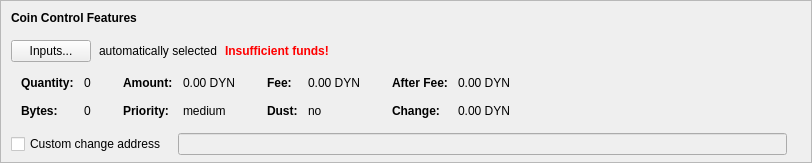
    <widget class="QFrame" name="frameCoinControl">
     <property name="sizePolicy">
      <sizepolicy hsizetype="Expanding" vsizetype="Expanding">
       <horstretch>0</horstretch>
       <verstretch>0</verstretch>
      </sizepolicy>
     </property>
     <property name="maximumSize">
      <size>
       <width>16777215</width>
       <height>16777215</height>
      </size>
     </property>
     <property name="frameShape">
      <enum>QFrame::StyledPanel</enum>
     </property>
     <property name="frameShadow">
      <enum>QFrame::Sunken</enum>
     </property>
     <layout class="QVBoxLayout" name="verticalLayoutCoinControl2">
      <property name="spacing">
       <number>0</number>
      </property>
      <property name="leftMargin">
       <number>0</number>
      </property>
      <property name="topMargin">
       <number>0</number>
      </property>
      <property name="rightMargin">
       <number>0</number>
      </property>
      <property name="bottomMargin">
       <number>6</number>
      </property>
      <item>
       <layout class="QVBoxLayout" name="verticalLayoutCoinControl" stretch="0,0,0,0,1">
        <property name="spacing">
         <number>0</number>
        </property>
        <property name="leftMargin">
         <number>10</number>
        </property>
        <property name="topMargin">
         <number>10</number>
        </property>
        <item>
         <layout class="QHBoxLayout" name="horizontalLayoutCoinControl1">
          <property name="bottomMargin">
           <number>15</number>
          </property>
          <item>
           <widget class="QLabel" name="labelCoinControlFeatures">
            <property name="sizePolicy">
             <sizepolicy hsizetype="Preferred" vsizetype="Maximum">
              <horstretch>0</horstretch>
              <verstretch>0</verstretch>
             </sizepolicy>
            </property>
            <property name="font">
             <font>
              <weight>75</weight>
              <bold>true</bold>
             </font>
            </property>
            <property name="styleSheet">
             <string notr="true">font-weight:bold;</string>
            </property>
            <property name="text">
             <string>Coin Control Features</string>
            </property>
           </widget>
          </item>
         </layout>
        </item>
        <item>
         <layout class="QHBoxLayout" name="horizontalLayoutCoinControl2" stretch="0,0,0,0">
          <property name="spacing">
           <number>8</number>
          </property>
          <property name="bottomMargin">
           <number>10</number>
          </property>
          <item>
           <widget class="QPushButton" name="pushButtonCoinControl">
            <property name="styleSheet">
             <string notr="true"/>
            </property>
            <property name="text">
             <string>Inputs...</string>
            </property>
            <property name="autoDefault">
             <bool>false</bool>
            </property>
           </widget>
          </item>
          <item>
           <widget class="QLabel" name="labelCoinControlAutomaticallySelected">
            <property name="text">
             <string>automatically selected</string>
            </property>
            <property name="margin">
             <number>5</number>
            </property>
           </widget>
          </item>
          <item>
           <widget class="QLabel" name="labelCoinControlInsuffFunds">
            <property name="font">
             <font>
              <weight>75</weight>
              <bold>true</bold>
             </font>
            </property>
            <property name="styleSheet">
             <string notr="true">color:red;font-weight:bold;</string>
            </property>
            <property name="text">
             <string>Insufficient funds!</string>
            </property>
            <property name="margin">
             <number>5</number>
            </property>
           </widget>
          </item>
          <item>
           <spacer name="horizontalSpacerCoinControl">
            <property name="orientation">
             <enum>Qt::Horizontal</enum>
            </property>
            <property name="sizeHint" stdset="0">
             <size>
              <width>40</width>
              <height>1</height>
             </size>
            </property>
           </spacer>
          </item>
         </layout>
        </item>
        <item>
         <widget class="QWidget" name="widgetCoinControl" native="true">
          <property name="sizePolicy">
           <sizepolicy hsizetype="Preferred" vsizetype="Preferred">
            <horstretch>0</horstretch>
            <verstretch>0</verstretch>
           </sizepolicy>
          </property>
          <property name="minimumSize">
           <size>
            <width>0</width>
            <height>0</height>
           </size>
          </property>
          <property name="styleSheet">
           <string notr="true"/>
          </property>
          <layout class="QHBoxLayout" name="horizontalLayoutCoinControl5">
           <property name="leftMargin">
            <number>0</number>
           </property>
           <property name="topMargin">
            <number>0</number>
           </property>
           <property name="rightMargin">
            <number>0</number>
           </property>
           <property name="bottomMargin">
            <number>0</number>
           </property>
           <item>
            <layout class="QHBoxLayout" name="horizontalLayoutCoinControl3" stretch="0,0,0,1">
             <property name="spacing">
              <number>20</number>
             </property>
             <property name="topMargin">
              <number>0</number>
             </property>
             <property name="bottomMargin">
              <number>10</number>
             </property>
             <item>
              <layout class="QFormLayout" name="formLayoutCoinControl1">
               <property name="horizontalSpacing">
                <number>10</number>
               </property>
               <property name="verticalSpacing">
                <number>14</number>
               </property>
               <property name="leftMargin">
                <number>10</number>
               </property>
               <property name="topMargin">
                <number>4</number>
               </property>
               <property name="rightMargin">
                <number>6</number>
               </property>
               <item row="0" column="0">
                <widget class="QLabel" name="labelCoinControlQuantityText">
                 <property name="font">
                  <font>
                   <weight>75</weight>
                   <bold>true</bold>
                  </font>
                 </property>
                 <property name="text">
                  <string>Quantity:</string>
                 </property>
                 <property name="margin">
                  <number>0</number>
                 </property>
                </widget>
               </item>
               <item row="0" column="1">
                <widget class="QLabel" name="labelCoinControlQuantity">
                 <property name="cursor">
                  <cursorShape>IBeamCursor</cursorShape>
                 </property>
                 <property name="contextMenuPolicy">
                  <enum>Qt::ActionsContextMenu</enum>
                 </property>
                 <property name="text">
                  <string notr="true">0</string>
                 </property>
                 <property name="margin">
                  <number>0</number>
                 </property>
                 <property name="textInteractionFlags">
                  <set>Qt::LinksAccessibleByMouse|Qt::TextSelectableByKeyboard|Qt::TextSelectableByMouse</set>
                 </property>
                </widget>
               </item>
               <item row="1" column="0">
                <widget class="QLabel" name="labelCoinControlBytesText">
                 <property name="font">
                  <font>
                   <weight>75</weight>
                   <bold>true</bold>
                  </font>
                 </property>
                 <property name="text">
                  <string>Bytes:</string>
                 </property>
                </widget>
               </item>
               <item row="1" column="1">
                <widget class="QLabel" name="labelCoinControlBytes">
                 <property name="cursor">
                  <cursorShape>IBeamCursor</cursorShape>
                 </property>
                 <property name="contextMenuPolicy">
                  <enum>Qt::ActionsContextMenu</enum>
                 </property>
                 <property name="text">
                  <string notr="true">0</string>
                 </property>
                 <property name="textInteractionFlags">
                  <set>Qt::LinksAccessibleByMouse|Qt::TextSelectableByKeyboard|Qt::TextSelectableByMouse</set>
                 </property>
                </widget>
               </item>
              </layout>
             </item>
             <item>
              <layout class="QFormLayout" name="formLayoutCoinControl2">
               <property name="horizontalSpacing">
                <number>10</number>
               </property>
               <property name="verticalSpacing">
                <number>14</number>
               </property>
               <property name="leftMargin">
                <number>6</number>
               </property>
               <property name="topMargin">
                <number>4</number>
               </property>
               <property name="rightMargin">
                <number>6</number>
               </property>
               <item row="0" column="0">
                <widget class="QLabel" name="labelCoinControlAmountText">
                 <property name="font">
                  <font>
                   <weight>75</weight>
                   <bold>true</bold>
                  </font>
                 </property>
                 <property name="text">
                  <string>Amount:</string>
                 </property>
                 <property name="margin">
                  <number>0</number>
                 </property>
                </widget>
               </item>
               <item row="0" column="1">
                <widget class="QLabel" name="labelCoinControlAmount">
                 <property name="cursor">
                  <cursorShape>IBeamCursor</cursorShape>
                 </property>
                 <property name="contextMenuPolicy">
                  <enum>Qt::ActionsContextMenu</enum>
                 </property>
                 <property name="text">
                  <string notr="true">0.00 DYN</string>
                 </property>
                 <property name="textInteractionFlags">
                  <set>Qt::LinksAccessibleByMouse|Qt::TextSelectableByKeyboard|Qt::TextSelectableByMouse</set>
                 </property>
                </widget>
               </item>
               <item row="1" column="0">
                <widget class="QLabel" name="labelCoinControlPriorityText">
                 <property name="font">
                  <font>
                   <weight>75</weight>
                   <bold>true</bold>
                  </font>
                 </property>
                 <property name="text">
                  <string>Priority:</string>
                 </property>
                </widget>
               </item>
               <item row="1" column="1">
                <widget class="QLabel" name="labelCoinControlPriority">
                 <property name="cursor">
                  <cursorShape>IBeamCursor</cursorShape>
                 </property>
                 <property name="contextMenuPolicy">
                  <enum>Qt::ActionsContextMenu</enum>
                 </property>
                 <property name="text">
                  <string>medium</string>
                 </property>
                 <property name="textInteractionFlags">
                  <set>Qt::LinksAccessibleByMouse|Qt::TextSelectableByKeyboard|Qt::TextSelectableByMouse</set>
                 </property>
                </widget>
               </item>
              </layout>
             </item>
             <item>
              <layout class="QFormLayout" name="formLayoutCoinControl3">
               <property name="horizontalSpacing">
                <number>10</number>
               </property>
               <property name="verticalSpacing">
                <number>14</number>
               </property>
               <property name="leftMargin">
                <number>6</number>
               </property>
               <property name="topMargin">
                <number>4</number>
               </property>
               <property name="rightMargin">
                <number>6</number>
               </property>
               <item row="0" column="0">
                <widget class="QLabel" name="labelCoinControlFeeText">
                 <property name="font">
                  <font>
                   <weight>75</weight>
                   <bold>true</bold>
                  </font>
                 </property>
                 <property name="text">
                  <string>Fee:</string>
                 </property>
                 <property name="margin">
                  <number>0</number>
                 </property>
                </widget>
               </item>
               <item row="0" column="1">
                <widget class="QLabel" name="labelCoinControlFee">
                 <property name="cursor">
                  <cursorShape>IBeamCursor</cursorShape>
                 </property>
                 <property name="contextMenuPolicy">
                  <enum>Qt::ActionsContextMenu</enum>
                 </property>
                 <property name="text">
                  <string notr="true">0.00 DYN</string>
                 </property>
                 <property name="textInteractionFlags">
                  <set>Qt::LinksAccessibleByMouse|Qt::TextSelectableByKeyboard|Qt::TextSelectableByMouse</set>
                 </property>
                </widget>
               </item>
               <item row="1" column="0">
                <widget class="QLabel" name="labelCoinControlLowOutputText">
                 <property name="font">
                  <font>
                   <weight>75</weight>
                   <bold>true</bold>
                  </font>
                 </property>
                 <property name="text">
                  <string>Dust:</string>
                 </property>
                </widget>
               </item>
               <item row="1" column="1">
                <widget class="QLabel" name="labelCoinControlLowOutput">
                 <property name="cursor">
                  <cursorShape>IBeamCursor</cursorShape>
                 </property>
                 <property name="contextMenuPolicy">
                  <enum>Qt::ActionsContextMenu</enum>
                 </property>
                 <property name="text">
                  <string>no</string>
                 </property>
                 <property name="textInteractionFlags">
                  <set>Qt::LinksAccessibleByMouse|Qt::TextSelectableByKeyboard|Qt::TextSelectableByMouse</set>
                 </property>
                </widget>
               </item>
              </layout>
             </item>
             <item>
              <layout class="QFormLayout" name="formLayoutCoinControl4">
               <property name="horizontalSpacing">
                <number>10</number>
               </property>
               <property name="verticalSpacing">
                <number>14</number>
               </property>
               <property name="leftMargin">
                <number>6</number>
               </property>
               <property name="topMargin">
                <number>4</number>
               </property>
               <property name="rightMargin">
                <number>6</number>
               </property>
               <item row="0" column="0">
                <widget class="QLabel" name="labelCoinControlAfterFeeText">
                 <property name="font">
                  <font>
                   <weight>75</weight>
                   <bold>true</bold>
                  </font>
                 </property>
                 <property name="text">
                  <string>After Fee:</string>
                 </property>
                 <property name="margin">
                  <number>0</number>
                 </property>
                </widget>
               </item>
               <item row="0" column="1">
                <widget class="QLabel" name="labelCoinControlAfterFee">
                 <property name="cursor">
                  <cursorShape>IBeamCursor</cursorShape>
                 </property>
                 <property name="contextMenuPolicy">
                  <enum>Qt::ActionsContextMenu</enum>
                 </property>
                 <property name="text">
                  <string notr="true">0.00 DYN</string>
                 </property>
                 <property name="textInteractionFlags">
                  <set>Qt::LinksAccessibleByMouse|Qt::TextSelectableByKeyboard|Qt::TextSelectableByMouse</set>
                 </property>
                </widget>
               </item>
               <item row="1" column="0">
                <widget class="QLabel" name="labelCoinControlChangeText">
                 <property name="font">
                  <font>
                   <weight>75</weight>
                   <bold>true</bold>
                  </font>
                 </property>
                 <property name="text">
                  <string>Change:</string>
                 </property>
                </widget>
               </item>
               <item row="1" column="1">
                <widget class="QLabel" name="labelCoinControlChange">
                 <property name="cursor">
                  <cursorShape>IBeamCursor</cursorShape>
                 </property>
                 <property name="contextMenuPolicy">
                  <enum>Qt::ActionsContextMenu</enum>
                 </property>
                 <property name="text">
                  <string notr="true">0.00 DYN</string>
                 </property>
                 <property name="textInteractionFlags">
                  <set>Qt::LinksAccessibleByMouse|Qt::TextSelectableByKeyboard|Qt::TextSelectableByMouse</set>
                 </property>
                </widget>
               </item>
              </layout>
             </item>
            </layout>
           </item>
          </layout>
         </widget>
        </item>
        <item>
         <layout class="QHBoxLayout" name="horizontalLayoutCoinControl4" stretch="0,0,0">
          <property name="spacing">
           <number>12</number>
          </property>
          <property name="sizeConstraint">
           <enum>QLayout::SetDefaultConstraint</enum>
          </property>
          <property name="topMargin">
           <number>5</number>
          </property>
          <property name="rightMargin">
           <number>5</number>
          </property>
          <item>
           <widget class="QCheckBox" name="checkBoxCoinControlChange">
            <property name="palette">
             <palette>
              <active>
               <colorrole role="WindowText">
                <brush brushstyle="SolidPattern">
                 <color alpha="255">
                  <red>0</red>
                  <green>0</green>
                  <blue>0</blue>
                 </color>
                </brush>
               </colorrole>
               <colorrole role="Button">
                <brush brushstyle="SolidPattern">
                 <color alpha="255">
                  <red>255</red>
                  <green>255</green>
                  <blue>255</blue>
                 </color>
                </brush>
               </colorrole>
               <colorrole role="Light">
                <brush brushstyle="SolidPattern">
                 <color alpha="255">
                  <red>255</red>
                  <green>255</green>
                  <blue>255</blue>
                 </color>
                </brush>
               </colorrole>
               <colorrole role="Midlight">
                <brush brushstyle="SolidPattern">
                 <color alpha="255">
                  <red>255</red>
                  <green>255</green>
                  <blue>255</blue>
                 </color>
                </brush>
               </colorrole>
               <colorrole role="Dark">
                <brush brushstyle="SolidPattern">
                 <color alpha="255">
                  <red>127</red>
                  <green>127</green>
                  <blue>127</blue>
                 </color>
                </brush>
               </colorrole>
               <colorrole role="Mid">
                <brush brushstyle="SolidPattern">
                 <color alpha="255">
                  <red>170</red>
                  <green>170</green>
                  <blue>170</blue>
                 </color>
                </brush>
               </colorrole>
               <colorrole role="Text">
                <brush brushstyle="SolidPattern">
                 <color alpha="255">
                  <red>0</red>
                  <green>0</green>
                  <blue>0</blue>
                 </color>
                </brush>
               </colorrole>
               <colorrole role="BrightText">
                <brush brushstyle="SolidPattern">
                 <color alpha="255">
                  <red>255</red>
                  <green>255</green>
                  <blue>255</blue>
                 </color>
                </brush>
               </colorrole>
               <colorrole role="ButtonText">
                <brush brushstyle="SolidPattern">
                 <color alpha="255">
                  <red>0</red>
                  <green>0</green>
                  <blue>0</blue>
                 </color>
                </brush>
               </colorrole>
               <colorrole role="Base">
                <brush brushstyle="SolidPattern">
                 <color alpha="255">
                  <red>255</red>
                  <green>255</green>
                  <blue>255</blue>
                 </color>
                </brush>
               </colorrole>
               <colorrole role="Window">
                <brush brushstyle="SolidPattern">
                 <color alpha="255">
                  <red>255</red>
                  <green>255</green>
                  <blue>255</blue>
                 </color>
                </brush>
               </colorrole>
               <colorrole role="Shadow">
                <brush brushstyle="SolidPattern">
                 <color alpha="255">
                  <red>0</red>
                  <green>0</green>
                  <blue>0</blue>
                 </color>
                </brush>
               </colorrole>
               <colorrole role="AlternateBase">
                <brush brushstyle="SolidPattern">
                 <color alpha="255">
                  <red>255</red>
                  <green>255</green>
                  <blue>255</blue>
                 </color>
                </brush>
               </colorrole>
               <colorrole role="ToolTipBase">
                <brush brushstyle="SolidPattern">
                 <color alpha="255">
                  <red>255</red>
                  <green>255</green>
                  <blue>220</blue>
                 </color>
                </brush>
               </colorrole>
               <colorrole role="ToolTipText">
                <brush brushstyle="SolidPattern">
                 <color alpha="255">
                  <red>0</red>
                  <green>0</green>
                  <blue>0</blue>
                 </color>
                </brush>
               </colorrole>
              </active>
              <inactive>
               <colorrole role="WindowText">
                <brush brushstyle="SolidPattern">
                 <color alpha="255">
                  <red>0</red>
                  <green>0</green>
                  <blue>0</blue>
                 </color>
                </brush>
               </colorrole>
               <colorrole role="Button">
                <brush brushstyle="SolidPattern">
                 <color alpha="255">
                  <red>255</red>
                  <green>255</green>
                  <blue>255</blue>
                 </color>
                </brush>
               </colorrole>
               <colorrole role="Light">
                <brush brushstyle="SolidPattern">
                 <color alpha="255">
                  <red>255</red>
                  <green>255</green>
                  <blue>255</blue>
                 </color>
                </brush>
               </colorrole>
               <colorrole role="Midlight">
                <brush brushstyle="SolidPattern">
                 <color alpha="255">
                  <red>255</red>
                  <green>255</green>
                  <blue>255</blue>
                 </color>
                </brush>
               </colorrole>
               <colorrole role="Dark">
                <brush brushstyle="SolidPattern">
                 <color alpha="255">
                  <red>127</red>
                  <green>127</green>
                  <blue>127</blue>
                 </color>
                </brush>
               </colorrole>
               <colorrole role="Mid">
                <brush brushstyle="SolidPattern">
                 <color alpha="255">
                  <red>170</red>
                  <green>170</green>
                  <blue>170</blue>
                 </color>
                </brush>
               </colorrole>
               <colorrole role="Text">
                <brush brushstyle="SolidPattern">
                 <color alpha="255">
                  <red>0</red>
                  <green>0</green>
                  <blue>0</blue>
                 </color>
                </brush>
               </colorrole>
               <colorrole role="BrightText">
                <brush brushstyle="SolidPattern">
                 <color alpha="255">
                  <red>255</red>
                  <green>255</green>
                  <blue>255</blue>
                 </color>
                </brush>
               </colorrole>
               <colorrole role="ButtonText">
                <brush brushstyle="SolidPattern">
                 <color alpha="255">
                  <red>0</red>
                  <green>0</green>
                  <blue>0</blue>
                 </color>
                </brush>
               </colorrole>
               <colorrole role="Base">
                <brush brushstyle="SolidPattern">
                 <color alpha="255">
                  <red>255</red>
                  <green>255</green>
                  <blue>255</blue>
                 </color>
                </brush>
               </colorrole>
               <colorrole role="Window">
                <brush brushstyle="SolidPattern">
                 <color alpha="255">
                  <red>255</red>
                  <green>255</green>
                  <blue>255</blue>
                 </color>
                </brush>
               </colorrole>
               <colorrole role="Shadow">
                <brush brushstyle="SolidPattern">
                 <color alpha="255">
                  <red>0</red>
                  <green>0</green>
                  <blue>0</blue>
                 </color>
                </brush>
               </colorrole>
               <colorrole role="AlternateBase">
                <brush brushstyle="SolidPattern">
                 <color alpha="255">
                  <red>255</red>
                  <green>255</green>
                  <blue>255</blue>
                 </color>
                </brush>
               </colorrole>
               <colorrole role="ToolTipBase">
                <brush brushstyle="SolidPattern">
                 <color alpha="255">
                  <red>255</red>
                  <green>255</green>
                  <blue>220</blue>
                 </color>
                </brush>
               </colorrole>
               <colorrole role="ToolTipText">
                <brush brushstyle="SolidPattern">
                 <color alpha="255">
                  <red>0</red>
                  <green>0</green>
                  <blue>0</blue>
                 </color>
                </brush>
               </colorrole>
              </inactive>
              <disabled>
               <colorrole role="WindowText">
                <brush brushstyle="SolidPattern">
                 <color alpha="255">
                  <red>127</red>
                  <green>127</green>
                  <blue>127</blue>
                 </color>
                </brush>
               </colorrole>
               <colorrole role="Button">
                <brush brushstyle="SolidPattern">
                 <color alpha="255">
                  <red>255</red>
                  <green>255</green>
                  <blue>255</blue>
                 </color>
                </brush>
               </colorrole>
               <colorrole role="Light">
                <brush brushstyle="SolidPattern">
                 <color alpha="255">
                  <red>255</red>
                  <green>255</green>
                  <blue>255</blue>
                 </color>
                </brush>
               </colorrole>
               <colorrole role="Midlight">
                <brush brushstyle="SolidPattern">
                 <color alpha="255">
                  <red>255</red>
                  <green>255</green>
                  <blue>255</blue>
                 </color>
                </brush>
               </colorrole>
               <colorrole role="Dark">
                <brush brushstyle="SolidPattern">
                 <color alpha="255">
                  <red>127</red>
                  <green>127</green>
                  <blue>127</blue>
                 </color>
                </brush>
               </colorrole>
               <colorrole role="Mid">
                <brush brushstyle="SolidPattern">
                 <color alpha="255">
                  <red>170</red>
                  <green>170</green>
                  <blue>170</blue>
                 </color>
                </brush>
               </colorrole>
               <colorrole role="Text">
                <brush brushstyle="SolidPattern">
                 <color alpha="255">
                  <red>127</red>
                  <green>127</green>
                  <blue>127</blue>
                 </color>
                </brush>
               </colorrole>
               <colorrole role="BrightText">
                <brush brushstyle="SolidPattern">
                 <color alpha="255">
                  <red>255</red>
                  <green>255</green>
                  <blue>255</blue>
                 </color>
                </brush>
               </colorrole>
               <colorrole role="ButtonText">
                <brush brushstyle="SolidPattern">
                 <color alpha="255">
                  <red>127</red>
                  <green>127</green>
                  <blue>127</blue>
                 </color>
                </brush>
               </colorrole>
               <colorrole role="Base">
                <brush brushstyle="SolidPattern">
                 <color alpha="255">
                  <red>255</red>
                  <green>255</green>
                  <blue>255</blue>
                 </color>
                </brush>
               </colorrole>
               <colorrole role="Window">
                <brush brushstyle="SolidPattern">
                 <color alpha="255">
                  <red>255</red>
                  <green>255</green>
                  <blue>255</blue>
                 </color>
                </brush>
               </colorrole>
               <colorrole role="Shadow">
                <brush brushstyle="SolidPattern">
                 <color alpha="255">
                  <red>0</red>
                  <green>0</green>
                  <blue>0</blue>
                 </color>
                </brush>
               </colorrole>
               <colorrole role="AlternateBase">
                <brush brushstyle="SolidPattern">
                 <color alpha="255">
                  <red>255</red>
                  <green>255</green>
                  <blue>255</blue>
                 </color>
                </brush>
               </colorrole>
               <colorrole role="ToolTipBase">
                <brush brushstyle="SolidPattern">
                 <color alpha="255">
                  <red>255</red>
                  <green>255</green>
                  <blue>220</blue>
                 </color>
                </brush>
               </colorrole>
               <colorrole role="ToolTipText">
                <brush brushstyle="SolidPattern">
                 <color alpha="255">
                  <red>0</red>
                  <green>0</green>
                  <blue>0</blue>
                 </color>
                </brush>
               </colorrole>
              </disabled>
             </palette>
            </property>
            <property name="toolTip">
             <string>If this is activated, but the change address is empty or invalid, change will be sent to a newly generated address.</string>
            </property>
            <property name="text">
             <string>Custom change address</string>
            </property>
           </widget>
          </item>
          <item>
           <widget class="QValidatedLineEdit" name="lineEditCoinControlChange">
            <property name="enabled">
             <bool>false</bool>
            </property>
            <property name="sizePolicy">
             <sizepolicy hsizetype="Expanding" vsizetype="Fixed">
              <horstretch>0</horstretch>
              <verstretch>0</verstretch>
             </sizepolicy>
            </property>
           </widget>
          </item>
          <item>
           <widget class="QLabel" name="labelCoinControlChangeLabel">
            <property name="sizePolicy">
             <sizepolicy hsizetype="Preferred" vsizetype="Expanding">
              <horstretch>0</horstretch>
              <verstretch>0</verstretch>
             </sizepolicy>
            </property>
            <property name="minimumSize">
             <size>
              <width>0</width>
              <height>0</height>
             </size>
            </property>
            <property name="text">
             <string/>
            </property>
            <property name="margin">
             <number>3</number>
            </property>
           </widget>
          </item>
         </layout>
        </item>
        <item>
         <spacer name="verticalSpacerCoinControl">
          <property name="orientation">
           <enum>Qt::Vertical</enum>
          </property>
          <property name="sizeHint" stdset="0">
           <size>
            <width>800</width>
            <height>1</height>
           </size>
          </property>
         </spacer>
        </item>
       </layout>
      </item>
     </layout>
    </widget>
